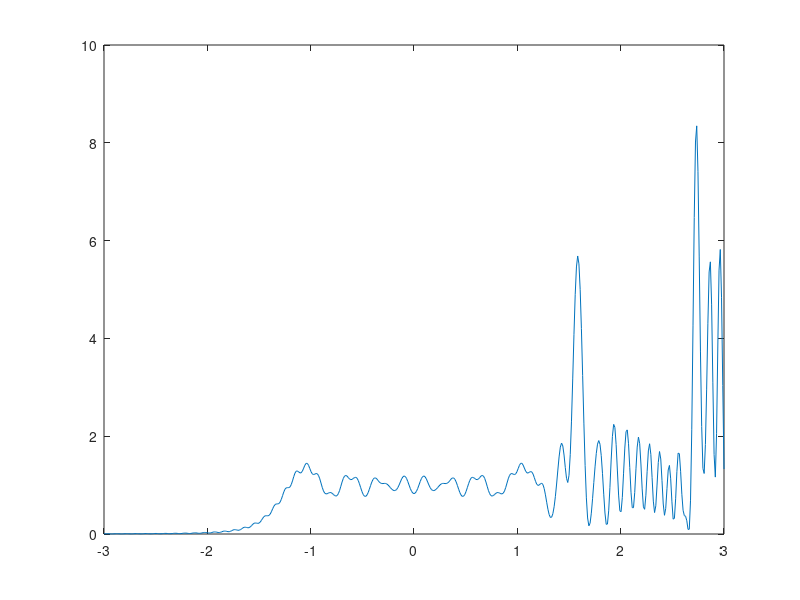

Recreate this plot in MATLAB. (Note: this script raises an error after producing the figure.)
W = 3;  %ширина окна на фотошаблоне
z = 1.18; %микрозазор
lambda = 0.24; %длина волны актиничного излучения
k = 2 * pi / lambda; %волновое число
n = 500; %число разбиений
X = -W : 2*W/n : W;
I = []; %вектор интенсивностей
%вычислим пределы интегрирования для каждой из точек
fileID = fopen('result.csv', 'w');  %открываем файл на запись (перезапись)
fprintf(fileID, "Epsilon1, Epsilon2, C1, C2, S1, S2, i, x\n"); %запись первой строчки в файл
for x = X %проходимся циклом по массиву Х (массив отрезков разбиения)
  %вычисляем пределы интегрирования 
  eps1 = -sqrt(k / (pi * z)) * (x + W / 2);
  eps2 = sqrt(k / (pi * z)) * (-x + W / 2);
  %находим значения интегралов Френеля для каждой точки
  c1 = integral(@(q) cos(pi .* q .* q / 2), 0, eps1);
  c2 = integral(@(q) cos(pi .* q .* q / 2), 0, eps2);
  s1 = integral(@(q) sin(pi .* q .* q / 2), 0, eps1);
  s2 = integral(@(q) sin(pi .* q .* q / 2), 0, eps2);
  i = 1/2 * ((c2-c1)^2 + (s2-s1)^2);    %рассчитываем значения интенсивности излучения
  fprintf(fileID, "%6.4f, %6.4f, %6.4f, %6.4f, %6.4f, %6.4f, %6.4f, %6.4f\n", eps1, eps2, c1, c2, s1, s2, i, x);    %выводим в файл в определённом формате
  I = [I i];
end
fclose(fileID); %закрываем файл
%строим график
plot(X,I);
xline(-W/2, '--r', 'X = -W/2');
xline(W/2, '--r', 'X = W/2');
yline(2*max(I), '', 'W');
title('График распределения интенсивности');
xlabel('Координата');
ylabel('Интенсивность');